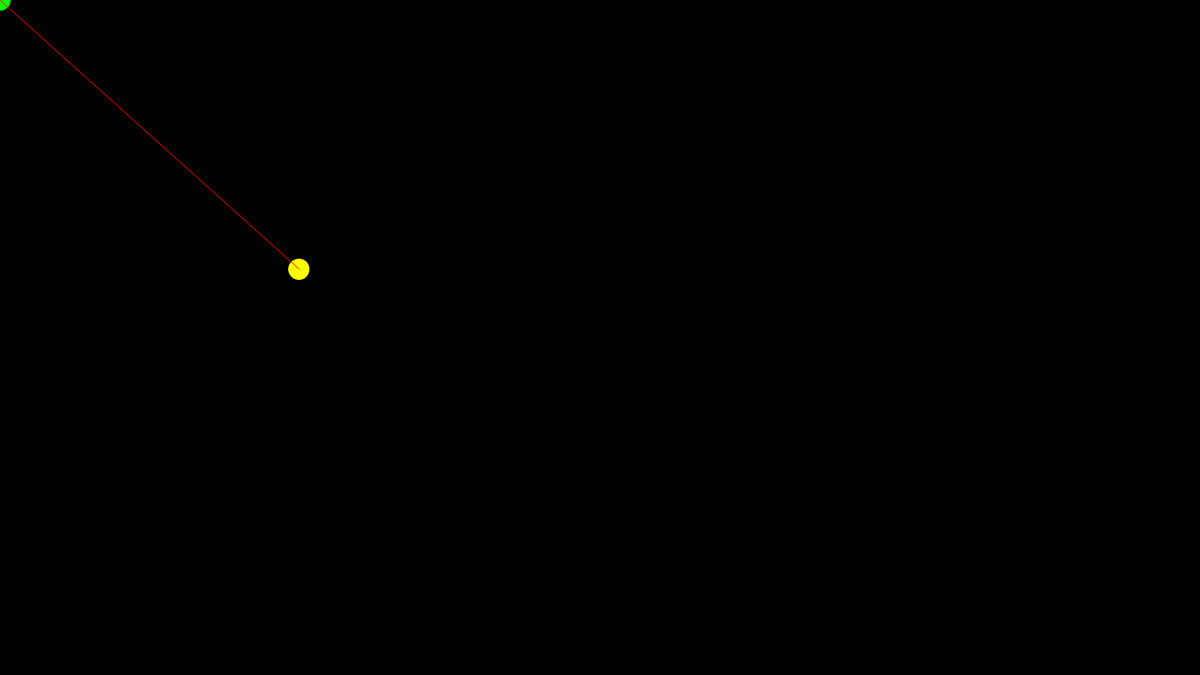
Frame 1 (no input)
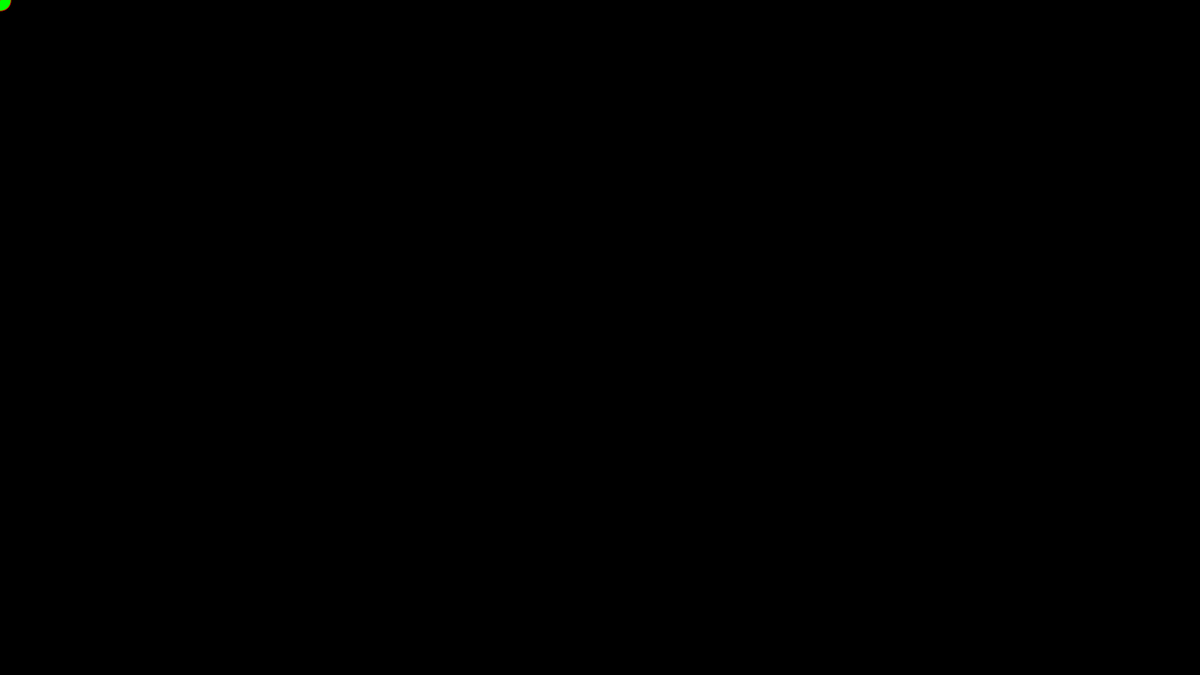
Frame 60 (the mouse pressed at the canvas centre just before this capture)
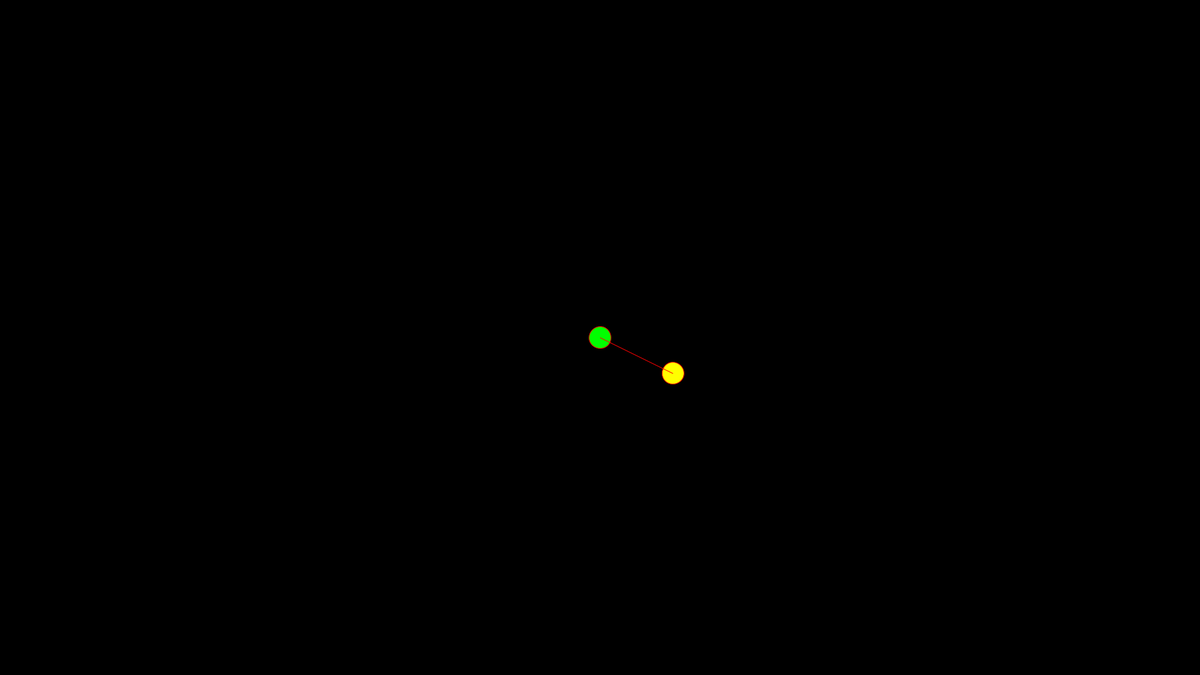
Frame 120 (the mouse held since frame 60 and released just before this capture)

The Processing sketch that drew these frames (run headless with seeded random() and noise(); from frame 60 on, the mouse is pressed at the canvas centre):

// Processing sketch: Muelle_Test
// ── Muelle_Test.pde
/* 1 muelle que une a 2 particulas
 Una esta fija. La otra tiene gravedad friccion y el muelle (3 fuerzas)
 NECESITAMOS UN SOLVER
 */


float km, lm; //km = fuerza del muelle , lm = longitud del muelle
PVector anchor;
Particle particle;

void setup()
{
  size(1920, 1080);
  //Inicializamos km y lm
  km = 0.8f;
  lm = 30;
  //El Anclaje
  anchor = new PVector(width/2, height / 4);

  //Inicializar la particula
  PVector starterPos = new PVector(width / 4, height *0.4);
  PVector starterSpeed = new PVector(-30, -20);

  particle = new Particle(starterPos, starterSpeed, 1, 35);
}


void draw() {
  background(0);
  //Calcular
  anchor = new PVector(mouseX, mouseY);
  particle.Calculate();

  particle.DrawParticle();
  //Anclaje Verde
  fill(0, 255, 0);
  ellipse(anchor.x, anchor.y, particle.m_size, particle.m_size);
  //Muelle rojo
  stroke(255, 0, 0);
  line(particle.m_position.x, particle.m_position.y, anchor.x, anchor.y);
}



class Particle
{
  PVector m_position, m_speed;
  float m_mass, m_size, m_kd; // kd = Constante de damping (friccion)

  Particle(PVector _position, PVector _speed, float _mass, float _size)
  {
    m_position = _position;
    m_speed = _speed;
    m_mass = _mass;
    m_size = _size;
    m_kd = 0.4f;
  }

  void Calculate()
  {
    //Solver
    //1-Limpiar las fuerzas
    //2-Calcular / añadir fuerzas
    //3-Calcular aceleracion
    //4-Calcular velocidad
    //5-Calcular posicion
    PVector force = new PVector(0, 0);
    PVector acceleration = new PVector(0, 0);
    float deltaTime = 0.04f;

    //Fuerzas: gravedad , friccion y muelle
    //Gravedad
    force.x = 0;
    force.y = 9.8f;
    //Friccion
    force.x += -m_kd * m_speed.x;
    force.y += -m_kd * m_speed.y;
    //Muelle
    force.x += -km * ((m_position.x - anchor.x)- lm);
    force.y += -km * ((m_position.y - anchor.y)- lm);
    acceleration.x = force.x / m_mass;
    acceleration.y = force.y / m_mass;
    m_speed.x += acceleration.x * deltaTime;
    m_speed.y += acceleration.y * deltaTime;
    m_position.x += m_speed.x * deltaTime;
    m_position.y += m_speed.y * deltaTime;
  }


  void DrawParticle()
  {
    fill(255, 255, 0);
    ellipse(m_position.x, m_position.y, m_size, m_size);
  }
}
